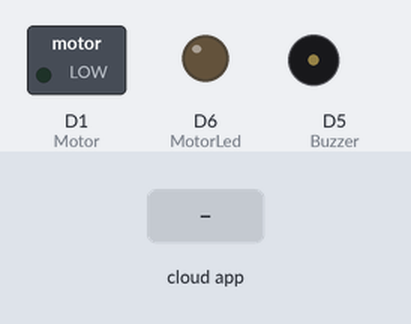
Recording of a sketch running on a simulated ESP8266 (NodeMCU). Parts: switched loads named in the sketch (green lamp = pin HIGH), output pins drawn as LEDs (lit = HIGH), buzzer (waves = sounding, pin HIGH). The test bench sets the inputs (shaded band). What the sketch prints to the serial monitor is not drawn.

Above: at 2.7 s.
2.8 s: the phone or cloud app sets give_water to on
At 3.5 s:
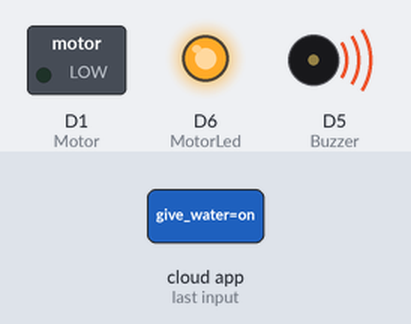
4.3 s: the phone or cloud app sets give_water to off
At 4.9 s:
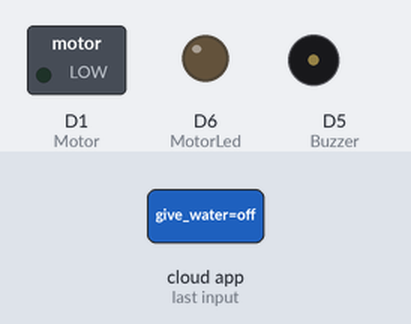
Timing chart, 0 to 7.3 s (numbered marks = the images above; inputs shaded):
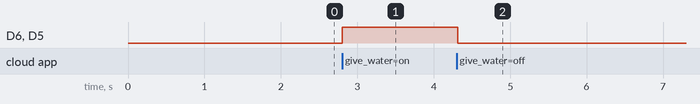

The sketch:

iot.ino
```cpp
/* Kütüphane Dosyaları */
#include "config.h"
#include "DHT.h"

/* Wifi ve Adafruit tanımlamaları */
AdafruitIO_Feed *button = io.feed("give_water");
AdafruitIO_Feed *toprakNemFeed = io.feed("toprakNem");
AdafruitIO_Feed *sicaklikFeed = io.feed("Sicaklik");
AdafruitIO_Feed *text = io.feed("text");


#define ToprakSensor A0
#define MotorLed D6
#define DHTPIN D2
#define Motor D1
#define Buzzer D5


#define DHTTYPE DHT11

DHT nemSensor(DHTPIN, DHTTYPE);
String buttonValue;

void setup() {

  // start the serial connection
  Serial.begin(115200);

  // wait for serial monitor to open
  while(! Serial);

  Serial.print("Connecting to Adafruit IO");

  // connect to io.adafruit.com
  io.connect();

  button->onMessage(handleMessage);

  // wait for a connection
  while(io.status() < AIO_CONNECTED) {
    Serial.print(".");
    delay(500);
  }

  nemSensor.begin();
  Serial.println(F("Kurulum Hazır"));
}

void loop() {
  io.run();
  if (buttonValue == "on"){
    MotorAc();
    text->save("Motor Açık.");
  }
  else if(buttonValue == "off"){
    MotorKapa();
    text->save("Motor Kapalı.");
    sensorOku();
  }
}

void sensorOku(){
  delay(10000);
  float Nem = nemSensor.readHumidity();
  float Sicaklik = nemSensor.readTemperature();
  float ToprakNem = toprakNemHesapla(analogRead(ToprakSensor));

  serialMonitor(Nem, Sicaklik, ToprakNem);
  sicaklikFeed->save(Sicaklik/100000);
  toprakNemFeed->save(ToprakNem);


  if ( ToprakNem < 40) {
    MotorAc();
    delay(10000);
    MotorKapa();
  }
  else if(ToprakNem < 60 && ToprakNem > 40 ){
    MotorAc();
    delay(6000);
    MotorKapa();
  }

}

void MotorAc(){
  analogWrite(MotorLed, 255);
  digitalWrite(Motor, HIGH);
  analogWrite(Buzzer, 255);
  Serial.println("Motor Çalıştırıldı.");

}

void MotorKapa(){
  analogWrite(Motor, 0);
  digitalWrite(MotorLed, LOW);
  analogWrite(Buzzer, 0);
  Serial.println("Motor Kapatıldı.");
}

float toprakNemHesapla(float analogDeger){
  //çok ıslak -> 200-300
  //ideal     -> 500-700
  //kuru      -> 800

  if(800 < analogDeger){
    analogDeger = 800;
  }else if(analogDeger < 200){
    analogDeger = 200;
  }

  return ((1000-analogDeger)/800)*100;
}

void serialMonitor(float Nem,float Sicaklik,float ToprakNem){
  Serial.print("\n--------------------\nToprak Nem:   ");
  Serial.print(ToprakNem);
  Serial.print("\nHava Nem:     %");
  Serial.print(Nem);
  Serial.print("\nSıcaklık:    " );
  Serial.print(Sicaklik);
  Serial.print("\n--------------------\n\n~~~~~~~~~~~~~~~~~~~~\n");
}

void handleMessage(AdafruitIO_Data *data) {
  buttonValue= data->value();
}
```

config.h
```cpp
/************************ Adafruit IO Config *******************************/

// visit io.adafruit.com if you need to create an account,
// or if you need your Adafruit IO key.
#define IO_USERNAME  "eeye"
#define IO_KEY       "aio_zUUd5445IQ6L9HEYWj4SqHt0dwb8"

/******************************* WIFI **************************************/

#define WIFI_SSID "Yunus Emre iPhone'u"
#define WIFI_PASS "12312312"

#include "AdafruitIO_WiFi.h"

#if defined(USE_AIRLIFT) || defined(ADAFRUIT_METRO_M4_AIRLIFT_LITE) ||         \
    defined(ADAFRUIT_PYPORTAL)
// Configure the pins used for the ESP32 connection
#if !defined(SPIWIFI_SS) // if the wifi definition isnt in the board variant
// Don't change the names of these #define's! they match the variant ones
#define SPIWIFI SPI
#define SPIWIFI_SS 10 // Chip select pin
#define NINA_ACK 9    // a.k.a BUSY or READY pin
#define NINA_RESETN 6 // Reset pin
#define NINA_GPIO0 -1 // Not connected
#endif
AdafruitIO_WiFi io(IO_USERNAME, IO_KEY, WIFI_SSID, WIFI_PASS, SPIWIFI_SS,
                   NINA_ACK, NINA_RESETN, NINA_GPIO0, &SPIWIFI);
#else
AdafruitIO_WiFi io(IO_USERNAME, IO_KEY, WIFI_SSID, WIFI_PASS);
#endif
```

Measured:
- after the input at 2.8 s, D6 (MotorLed), D5 (Buzzer): LOW → HIGH at once
- after the input at 4.3 s, D6 (MotorLed), D5 (Buzzer): HIGH → LOW at once
